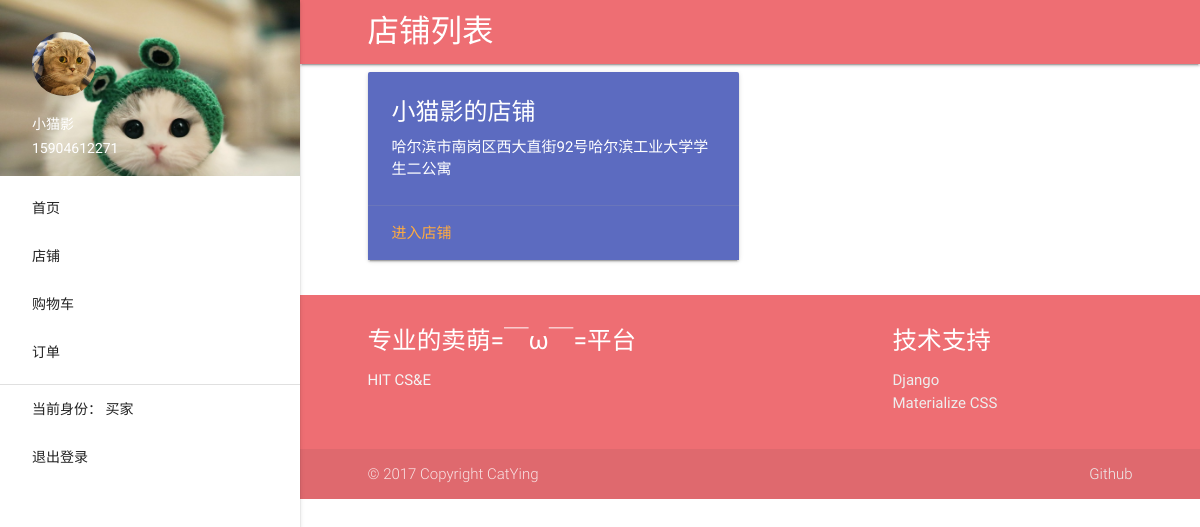
Page /shop/list/ (signed in) on the earlier database version.
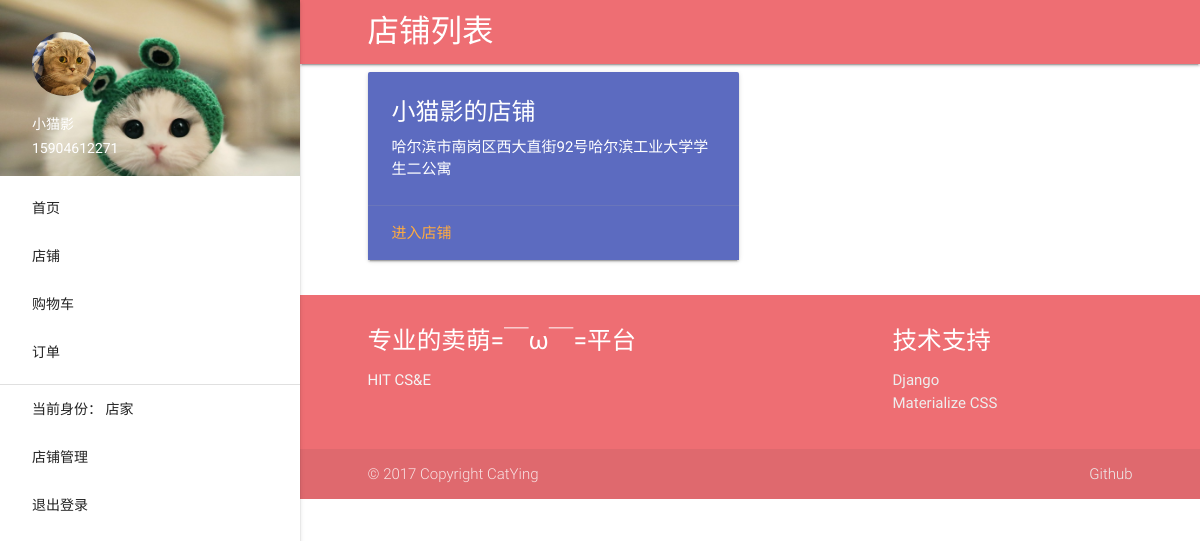
Same page on the later database version.
### shop/views.py (the view)
class ShopListView(FrontMixin, ListView):
    template_name = 'shop/list.html'
    model = MyUser
    context_object_name = 'myuser_list'
    def get_queryset(self):
        return MyUser.objects.filter(level__gte=3)

### authentication/mixin.py (called while the page is built)
    def get_context_data(self, **kwargs):
        context = super(AuthMixin, self).get_context_data(**kwargs)
        if self.request.user.is_authenticated():
            myuser = self.request.user.myuser
            context['myuser'] = myuser
        return context

### website/mixin.py (called while the page is built)
    def get_context_data(self, **kwargs):
        return super(FrontMixin, self).get_context_data(**kwargs)

### templates/shop/list.html (shortened to what this page needs)
{% extends 'base.html' %}
{% load staticfiles %}
{% block navhead %}店铺列表{% endblock %}
{% block content %}
    <div class="container">
        <div class="row">
            {% for myuser in myuser_list %}
                <div class="col s12 m6">
                    <div class="card indigo  lighten-1">
                        <div class="card-content white-text">
                            <span class="card-title">{{ myuser.nickname }}的店铺</span>
                            <p>{{ myuser.address }}</p>
                        </div>
                        <div class="card-action">
                            <a href="{% url 'shop-detail' myuser.pk %}">进入店铺</a>
                        </div>
                    </div>
                </div>
            {% endfor %}
        </div>
    </div>
{% endblock %}

### templates/base.html (shortened to what this page needs)
{% load staticfiles %}
<!doctype html>
<html lang="zh-CN">
<head>
    <link rel="stylesheet" href="{% static 'css/materialize.css' %}">
</head>
<body>
<header>
    <div class="container">
        <ul id="slide-out" class="side-nav fixed">
            <li>
                <div class="userView">
                    <div class="background">
                        <img src="{% static 'imgs/71b2cbb3ly1fdkd6l6eikj21kw13u474.jpg' %}" style="max-width: 300px">
                    </div>
                    {% if myuser %}
                        <a href="#"><img class="circle" src="{% url 'media' myuser.head_img %}"></a>
                        <a href="#"><span class="white-text name">{{ myuser.nickname }}</span></a>
                        <a href="#"><span class="white-text email">{{ myuser.cellphone }}</span></a>
                    {% else %}
                        <a href="#"><img class="circle" src="{% static "imgs/20130121222641_Hd5xE.jpeg" %}"></a>
                        <a href="#"><span class="white-text name">登录查看更多</span></a>
                        <a href="#"><span class="white-text email">喵~</span></a>
                    {% endif %}
                </div>
            </li>
            <li><a href="{% url 'index' %}" class="waves-effect">首页</a></li>
            <li><a href="{% url 'list' %}" class="waves-effect">店铺</a></li>
            <li><a href="{%  url 'cart' %}" class="waves-effect">购物车</a></li>
            <li><a href="{% url 'order' %}" class="waves-effect">订单</a></li>
            <li>
                <div class="divider"></div>
            </li>
            {% if myuser %}
                <li><a class="waves-effect" id="identify">当前身份：
                    {% if myuser.current_stage == 1 %}
                        买家
                    {% elif myuser.current_stage == 2 %}
                        寄养用户
                    {% elif myuser.current_stage == 3 %}
                        店家
                    {% elif myuser.current_stage == 4 %}
                        超管
                    {% endif %}
                </a></li>
                {% if myuser.current_stage >= 2 %}
                    {% if myuser.current_stage >= 3 %}
                        <li><a href="{% url 'self-shop' %}">店铺管理</a></li>
                    {% endif %}
                {% endif %}
                <li><a class="waves-effect" href="{% url 'logout' %}">退出登录</a></li>
            {% else %}
                <li><a href="{% url 'login' %}">登录</a></li>
                <li><a href="{% url 'register' %}">注册</a></li>
            {% endif %}
        </ul>
    </div>
</header>
<main>
    <nav>
        <div class="container">
            <div class="nav-wrapper">
                <a href="#" class="brand-logo">{% block navhead %}{% endblock %}</a>
            </div>
        </div>
    </nav>
    {% block content %}
    {% endblock %}
</main>
<footer class="page-footer">
    <div class="container">
        <div class="row">
            <div class="col l6 s12">
                <h5 class="white-text">专业的卖萌=￣ω￣=平台</h5>
                <p class="grey-text text-lighten-4">HIT CS&E</p>
            </div>
            <div class="col l4 offset-l2 s12">
                <h5 class="white-text">技术支持</h5>
                <ul>
                    <li><a class="grey-text text-lighten-3" href="https://djangoproject.com">Django</a></li>
                    <li><a class="grey-text text-lighten-3" href="http://www.materializecss.cn/">Materialize CSS</a>
                    </li>
                </ul>
            </div>
        </div>
    </div>
    <div class="footer-copyright">
        <div class="container">
            © 2017 Copyright CatYing
            <a class="grey-text text-lighten-3 right" href="https://github.com/catying">Github</a>
        </div>
    </div>
</footer>
</body>
</html>

Differences in the rows shown:
changed MyUser "小猫影": current_stage 1 → 3 (drawn)
Other differences:
text no longer shown: "买家"
text now shown: "店家 店铺管理"
